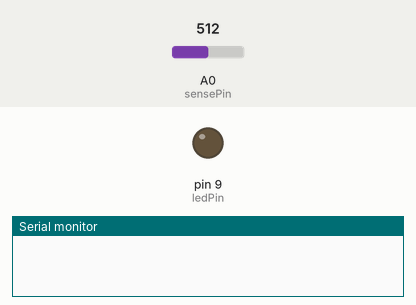
Simulated run of this sketch. Board: Arduino Uno, built with avr-gcc and run on an emulated ATmega328P. On the bench: output pins drawn as LEDs (lit = HIGH), the last lines printed to the serial monitor. The test bench sets the inputs (shaded band); at power-on: A0 (sensePin) = 512. Pins used as bus, display or sensor lines are not drawn.

Above: at 1.2 s.
1.3 s: A0 (sensePin) set to 489
At 2.0 s:
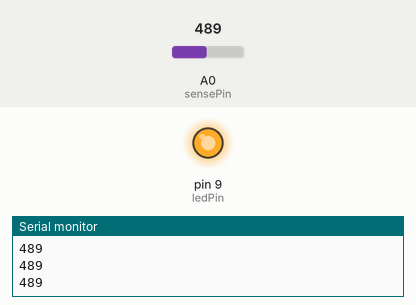
Timing chart, 0 to 4.3 s (numbered marks = the images above; inputs shaded):
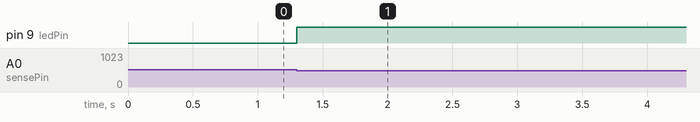

Measured:
- the behaviour switches between 501 and 500 on A0 (sensePin) (found by bisection; images 0 and 1)
- after the input at 1.3 s, pin 9 (ledPin): LOW → HIGH at once

The sketch:

Switch_For_Power_Glove.ino
```cpp
/*The word switch is used as a substitute for "force sensitive resistor." Therefore, every time terminology
like "switch flip" or something similar occurs, it is synonymous to the resistor being pressed. It serves the function
of a pressable switch. It is also used for the sake of brevity and simplicity of code comments*/


int sensePin = 0; //variable to read resistor input
int mousePower = 8; //pin to supply circuit board with power
int ledPin = 9;

void setup()
{
  Serial.begin(9600);
  pinMode(mousePower, OUTPUT); //have mousePower output voltage to the arduino
  pinMode(sensePin, INPUT); //have sensePin read input
  pinMode(ledPin, OUTPUT); //have ledPin output voltage to a light
}

void loop() //while the arduino has power
{
  int threshold = 500; // value that must be exceeded to flip the switch
  int value = analogRead(sensePin); //read in the current pressure on the resistor
  static int flipcount = 0; //counts number of switch flips
  bool was_flipped = false; //logically in each loop, the switch has not been flipped


  while (value > threshold) //when the switch is flipped ("while" loop is used because of dealing with analog input)
  {
      was_flipped = true; //let the arduino know the switch was flipped
      value = analogRead(sensePin); //continue to read pressure on resistor
  }

  if (was_flipped) //if the switch was flipped
  {
    flipcount++; //increase flipcount by one

    if (flipcount % 2 == 1) //if the switch has been flipped an odd number of times
    {
      digitalWrite(mousePower, HIGH); //then it should be in the on position
      digitalWrite(ledPin, HIGH); //and the light comes on to indicate so
    }

    else if (flipcount % 2 == 0) //if the switch has been flipped an even number of times
    {
      digitalWrite(mousePower, LOW); //then it should be in the off position
      digitalWrite(ledPin, LOW); //and the light turns off to indicate so
    }
  }

  Serial.println(value); //allows analog value checking within the serial monitor
}
```
